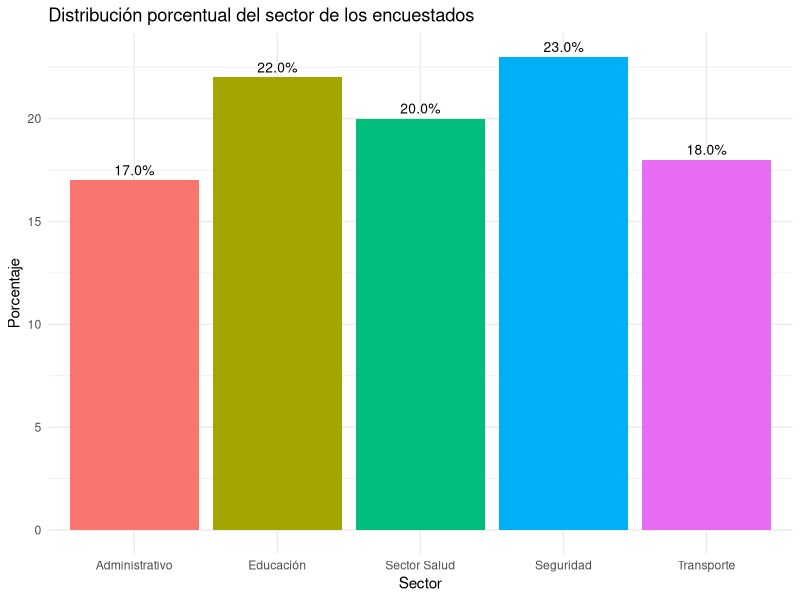
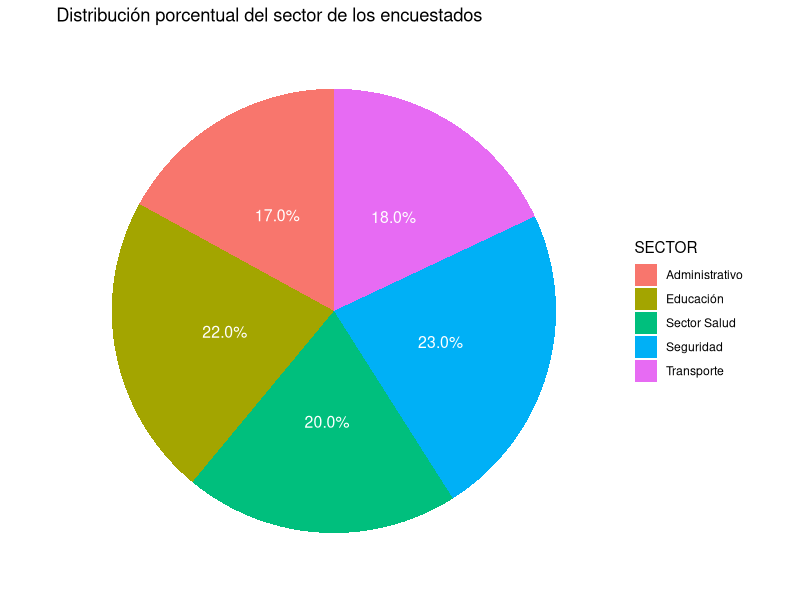
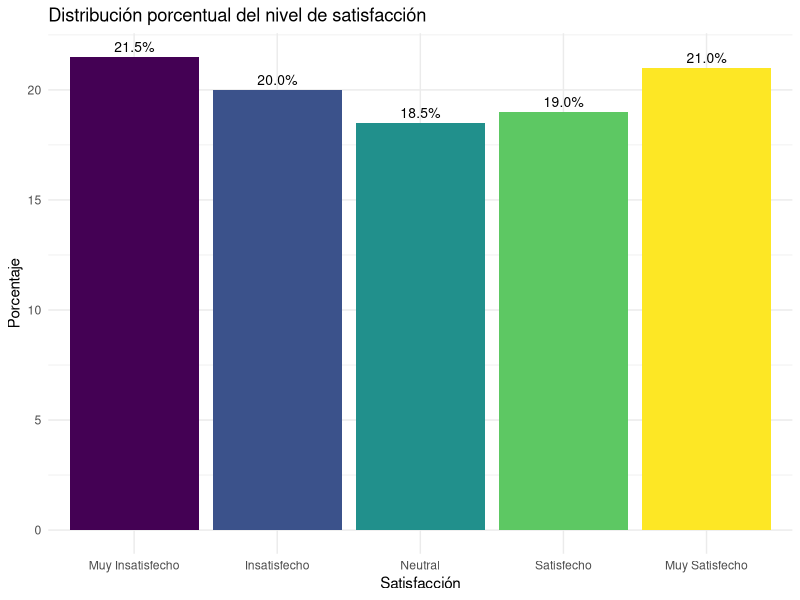
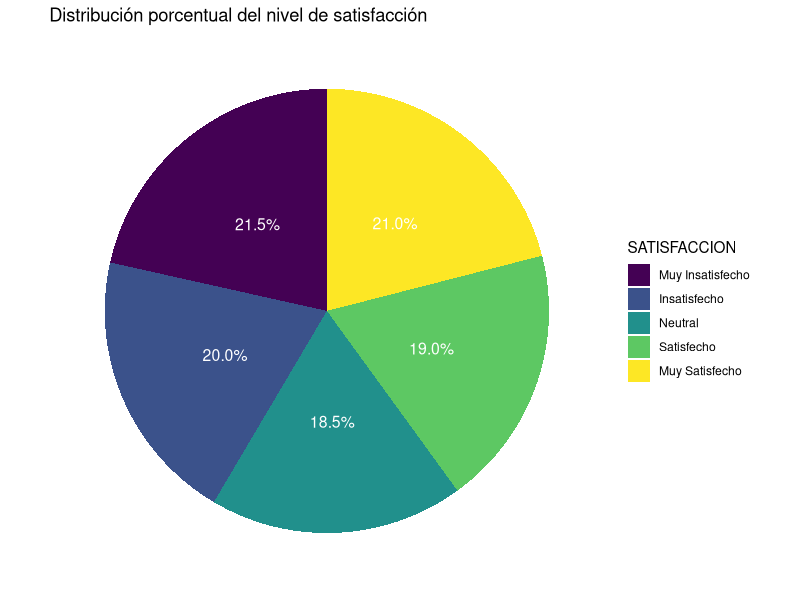
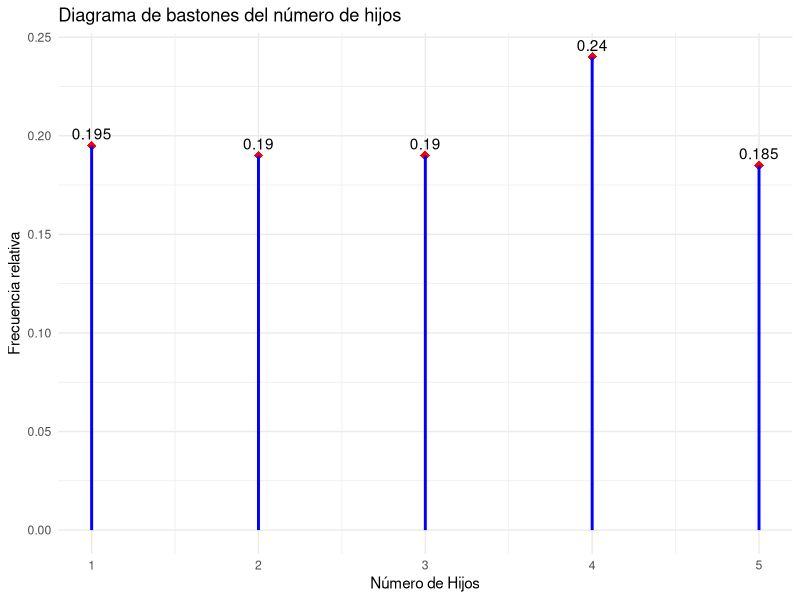
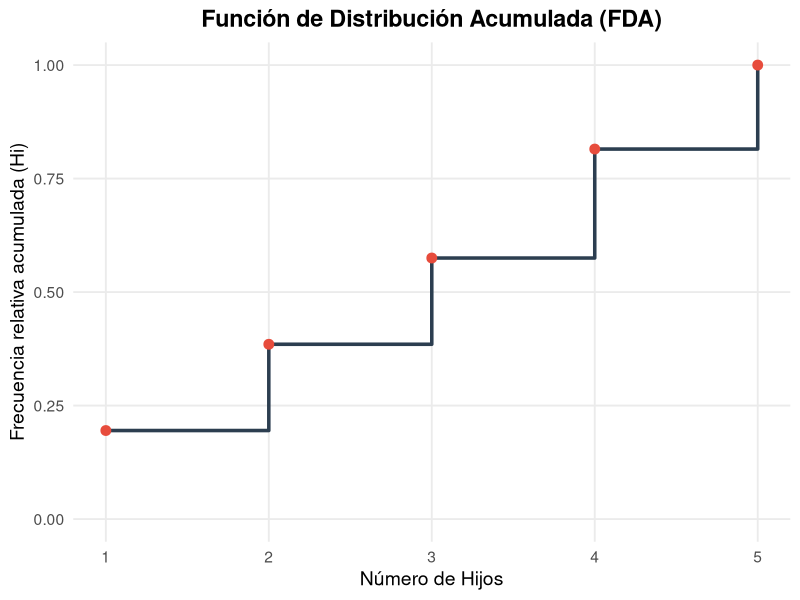

These figures' R source, in order: (Note: this script raises an error after producing the figures.)
## ---- chunk 1
ipak <- function(pkg){
  
  # Definir repositorio CRAN (evita el error del mirror)
  options(repos = c(CRAN = "https://cloud.r-project.org"))
  
  # Identificar paquetes instalados
  installed <- rownames(installed.packages())
  
  # Identificar paquetes faltantes
  new.pkg <- setdiff(pkg, installed)
  
  # Instalar paquetes faltantes
  if(length(new.pkg) > 0){
    install.packages(new.pkg, dependencies = TRUE)
  }
  
  # Cargar paquetes sin mostrar mensajes
  invisible(lapply(pkg, function(p){
    suppressPackageStartupMessages(
      library(p, character.only = TRUE)
    )
  }))
}

# Crear la lista de los paquetes a utilizar
packages <- c("tidyverse", "kableExtra", "readxl")

# Instalar y cargar los paquetes del listado anterior
ipak(packages)
## ---- chunk 2


library(readxl)

Sector <- read_excel("datos/sector.xlsx") 

View(Sector)

## ---- chunk 3
head(Sector)
## ---- chunk 4
Sector %>% names %>% length()
## ---- chunk 5
names(Sector)
## ---- chunk 6
library(dplyr)

glimpse(Sector)
## ---- chunk 7
Sector$GENERO <- as.factor(Sector$SECTOR)
Sector$NIVEL <- factor(Sector$NIVEL, 
                              levels = c("Alta", "Media", "Baja"), ordered = TRUE)
Sector$SATISFACCION <- factor(Sector$SATISFACCION, 
                              levels = c("Muy Insatisfecho", "Insatisfecho", "Neutral", "Satisfecho", "Muy Satisfecho"), ordered = TRUE)
Sector$PARTICIPACION <- factor(Sector$PARTICIPACION, 
                              levels = c("Nunca", "Rara vez", "A veces", "Frecuentemente", "Siempre"), ordered = TRUE)

## ---- chunk 8
glimpse(Sector)
## ---- chunk 9
# Crear la tabla original
tabla <- tibble(Sector = Sector$SECTOR) %>% 
  group_by(Sector) %>% 
  summarise(fi = n()) %>%
  mutate(
    hi = round(fi / sum(fi), 4),
    Porcentaje = paste0(round(hi * 100, 2), "%")
  )

# Convertir columna a character
tabla <- tabla %>% 
  mutate(
    Sector = as.character(Sector)
  )

# Añadir fila de totales
totales <- tibble(
  Sector = "Total",
  fi = sum(tabla$fi),
  hi = round(sum(tabla$hi), 4),
  Porcentaje = paste0(round(sum(tabla$hi) * 100, 2), "%")
)

# Combinar tablas
tabla_final <- bind_rows(tabla, totales)

# Mostrar tabla final
tabla_final %>% 
  knitr::kable(
    col.names = c("Sector", "$f_i$", "$h_i$", "Porcentaje"),
    align = c("l", "c", "c", "c")
  )
## ---- chunk 10
# Cargar las librerías necesarias
library(ggplot2)
library(dplyr)
library(readxl)

# Calcular los porcentajes de cada categoría en la variable SECTOR
sector_counts <- Sector %>%
  dplyr::count(SECTOR) %>%
  mutate(porcentaje = n / sum(n) * 100)

# Crear el diagrama de barras
ggplot(sector_counts, aes(x = SECTOR, y = porcentaje, fill = SECTOR)) +
  geom_bar(stat = "identity") +
  labs(
    title = "Distribución porcentual del sector de los encuestados",
    x = "Sector",
    y = "Porcentaje"
  ) +
  theme_minimal() +
  theme(legend.position = "none") +
  geom_text(
    aes(label = sprintf("%.1f%%", porcentaje)),
    vjust = -0.5,
    color = "black",
    size = 3.5
  )
## ---- chunk 11
# Cargar las librerías necesarias
library(ggplot2)
library(dplyr)
library(readxl)

# Calcular los porcentajes de cada categoría en la variable SECTOR
sector_counts <- Sector %>%
  dplyr::count(SECTOR) %>%
  mutate(porcentaje = n / sum(n) * 100)

# Crear el diagrama circular
ggplot(sector_counts, aes(x = "", y = porcentaje, fill = SECTOR)) +
  geom_bar(stat = "identity", width = 1) +
  coord_polar("y") +
  labs(
    title = "Distribución porcentual del sector de los encuestados"
  ) +
  theme_minimal() +
  theme(
    axis.title.x = element_blank(),
    axis.title.y = element_blank(),
    panel.grid = element_blank(),
    axis.text.x = element_blank()
  ) +
  geom_text(
    aes(label = sprintf("%.1f%%", porcentaje)),
    position = position_stack(vjust = 0.5),
    color = "white",
    size = 4
  )
## ---- chunk 12
# Crear la tabla original
tabla <- tibble(Satisfaccion = Sector$SATISFACCION) %>% 
  group_by(Satisfaccion) %>% 
  summarise(fi = n()) %>%
  mutate(
    hi = round(fi / sum(fi), 4),
    Porcentaje = paste0(round(hi * 100, 2), "%")
  )

# Convertir las columnas a character
tabla <- tabla %>% 
  mutate(
    Satisfaccion = as.character(Satisfaccion)
  )

# Añadir la fila de totales
totales <- tibble(
  Satisfaccion = "Total",
  fi = sum(tabla$fi),
  hi = round(sum(tabla$hi), 4),
  Porcentaje = paste0(round(sum(tabla$hi) * 100, 2), "%")
)

# Combinar tablas
tabla_final <- bind_rows(tabla, totales)

# Mostrar la tabla final
tabla_final %>% 
  knitr::kable(
    col.names = c("Satisfacción", "$f_i$", "$h_i$", "Porcentaje"),
    align = c("l", "c", "c", "c")
  )
## ---- chunk 13
# Cargar las librerías necesarias
library(ggplot2)
library(dplyr)
library(readxl)

# Calcular los porcentajes de cada categoría en la variable SATISFACCION
satisfaccion_counts <- Sector %>%
  dplyr::count(SATISFACCION) %>%
  mutate(porcentaje = n / sum(n) * 100)

# Crear el diagrama de barras
ggplot(satisfaccion_counts, aes(x = SATISFACCION, y = porcentaje, fill = SATISFACCION)) +
  geom_bar(stat = "identity") +
  labs(
    title = "Distribución porcentual del nivel de satisfacción",
    x = "Satisfacción",
    y = "Porcentaje"
  ) +
  theme_minimal() +
  theme(legend.position = "none") +
  geom_text(
    aes(label = sprintf("%.1f%%", porcentaje)),
    vjust = -0.5,
    color = "black",
    size = 3.5
  )
## ---- chunk 14
# Cargar las librerías necesarias
library(ggplot2)
library(dplyr)
library(readxl)

# Calcular los porcentajes de cada categoría en la variable SATISFACCION
satisfaccion_counts <- Sector %>%
  dplyr::count(SATISFACCION) %>%
  mutate(porcentaje = n / sum(n) * 100)

# Crear el diagrama circular
ggplot(satisfaccion_counts, aes(x = "", y = porcentaje, fill = SATISFACCION)) +
  geom_bar(stat = "identity", width = 1) +
  coord_polar("y") +
  labs(
    title = "Distribución porcentual del nivel de satisfacción"
  ) +
  theme_minimal() +
  theme(
    axis.title.x = element_blank(),
    axis.title.y = element_blank(),
    panel.grid = element_blank(),
    axis.text.x = element_blank()
  ) +
  geom_text(
    aes(label = sprintf("%.1f%%", porcentaje)),
    position = position_stack(vjust = 0.5),
    color = "white",
    size = 4
  )
## ---- chunk 15
# Crear la tabla original
tabla <- tibble(Hijos = Sector$HIJOS) %>% 
  group_by(Hijos) %>% 
  summarise(fi = n()) %>%
  mutate(
    hi = round(fi / sum(fi), 4),
    Porcentaje = paste0(round(hi * 100, 2), "%"),
    Fi = cumsum(fi),
    Hi = cumsum(hi)
  )

# Convertir columnas a character
tabla <- tabla %>% 
  mutate(
    Hijos = as.character(Hijos),
    Fi = as.character(Fi),
    Hi = as.character(Hi)
  )

# Añadir fila de totales
totales <- tibble(
  Hijos = "Total",
  fi = sum(tabla$fi),
  hi = round(sum(tabla$hi), 4),
  Porcentaje = paste0(round(sum(tabla$hi) * 100, 2), "%"),
  Fi = "",
  Hi = ""
)

# Combinar tablas
tabla_final <- bind_rows(tabla, totales)

# Mostrar tabla final
tabla_final %>% 
  knitr::kable(
    col.names = c("Número de Hijos", "fi", "hi", "Porcentaje", "Fi", "Hi"),
    align = c("l", "r", "r", "r", "r", "r")
  )
## ---- chunk 16
# Cargar librerías necesarias
library(ggplot2)
library(dplyr)

# Crear tabla de frecuencias para HIJOS
tabla_hijos <- Sector %>%
  count(HIJOS) %>%
  mutate(
    hi = round(n / sum(n), 4)
  )

# Gráfico de bastones
ggplot(tabla_hijos, aes(x = HIJOS, y = hi)) +
  geom_point(shape = 18, color = "red", size = 3) +
  geom_segment(aes(xend = HIJOS, yend = 0),
               linewidth = 1,
               color = "blue") +
  labs(
    x = "Número de Hijos",
    y = "Frecuencia relativa",
    title = "Diagrama de bastones del número de hijos"
  ) +
  theme_minimal() +
  geom_text(
    aes(label = hi),
    vjust = -0.5
  )
## ---- chunk 17
# Cargar librerías
library(ggplot2)
library(dplyr)
library(tibble)

# Crear tabla de frecuencias acumuladas para HIJOS
df <- Sector %>%
  count(HIJOS) %>%
  mutate(
    hi = n / sum(n),
    Hi = cumsum(hi)
  )

# Gráfica de función de distribución acumulada
ggplot(df, aes(x = HIJOS, y = Hi)) +
  geom_step(color = "#2C3E50", linewidth = 1.2) +
  geom_point(color = "#E74C3C", size = 3) +
  scale_x_continuous(breaks = df$HIJOS) +
  scale_y_continuous(limits = c(0, 1)) +
  labs(
    title = "Función de Distribución Acumulada (FDA)",
    x = "Número de Hijos",
    y = "Frecuencia relativa acumulada (Hi)"
  ) +
  theme_minimal(base_size = 14) +
  theme(
    plot.title = element_text(face = "bold", hjust = 0.5),
    panel.grid.minor = element_blank()
  )
## ---- chunk 18
Min <- min(Sector$EDAD)
Min
## ---- chunk 19
Max <- max(Sector$EDAD)
Max
## ---- chunk 20
R <- Max-Min
R
## ---- chunk 21
m <- ceiling(1 + 3.322*log10(nrow(deporte)))
m
## ---- chunk 22
A <- ceiling((R/m) * 1) / 1
A
## ---- chunk 23
RC <- A*m
RC
## ---- chunk 24
D <- RC-R
D
## ---- chunk 25
Xmin <- Min-4
Xmin
## ---- chunk 26
Xmax <- Max+4
Xmax
## ---- chunk 27
library(dplyr)
library(kableExtra)

m1 <- (Xmin+(Xmin+A))/2

interv = cut(x = Sector$EDAD, breaks = seq(Xmin, Xmax, by = A), include.lowest = TRUE)

tabla <- tibble(Edad = interv) %>% 
  group_by(Edad) %>% 
  summarise(fi = n()) %>% 
  mutate(hi = fi / sum(fi)) %>% 
  mutate(
    mi = seq(m1, by = A, length.out = n()) %>% as.character(),
  Fi = cumsum(fi) %>% as.character(),
  Hi = cumsum(fi / sum(fi)) %>% as.character()
  ) %>% 
  relocate(Edad, mi, fi)
  

# Agregar la fila total con casillas en blanco
tabla <- tabla %>% 
  add_row(Edad = "Total", mi = "", fi = sum(tabla$fi), hi = sum(tabla$hi), Fi = "", Hi = "")

# Generar la tabla con knitr::kable y agregar título
tabla %>% 
  knitr::kable(
    col.names = c("Edad", "mi", "fi", "hi", "Fi", "Hi"), 
    align = c("l", "r", "r", "r", "r", "r")
  ) %>% 
  kableExtra::kable_styling(full_width = FALSE) %>% 
  kableExtra::add_header_above(c("Distribuciones de frecuencias para la variable Edad" = 6))
## ---- chunk 28
# Librerías
library(ggplot2)

# Dataframe (tus datos)
edad <- data.frame(
  li = c(26, 31, 36, 41, 46, 51, 56, 61, 66, 71),
  ls = c(31, 36, 41, 46, 51, 56, 61, 66, 71, 76),
  fi = c(29, 127, 143, 33, 33, 36, 34, 32, 31, 2)
)

# Histograma real con intervalos
ggplot(edad) +
  geom_rect(aes(
    xmin = li,
    xmax = ls,
    ymin = 0,
    ymax = fi
  ),
  fill = "steelblue",
  color = "black"
  ) +
  labs(
    title = "Histograma de la edad de los trabajadores",
    x = "Edad",
    y = "Frecuencia"
  ) +
  theme_minimal(base_size = 14) +
  theme(
    plot.title = element_text(hjust = 0.5, face = "bold")
  )
## ---- chunk 29
library(dplyr)
library(ggplot2)
library(tibble)

edad <- tibble(
  li = c(26, 31, 36, 41, 46, 51, 56, 61, 66, 71),
  ls = c(31, 36, 41, 46, 51, 56, 61, 66, 71, 76),
  fi = c(29, 127, 143, 33, 33, 36, 34, 32, 31, 2)
)

# Calcular acumuladas
edad <- edad %>% 
  mutate(
    Fi = cumsum(fi),
    Hi = Fi / sum(fi)
  )

# Graficar ojiva
ggplot(edad, aes(x = ls, y = Hi)) +
  geom_line(color = "blue", size = 1) +
  geom_point(color = "red", size = 2) +
  labs(
    title = "Ojiva de la edad de los trabajadores",
    x = "Edad (límite superior del intervalo)",
    y = "Frecuencia acumulada relativa"
  ) +
  scale_y_continuous(labels = scales::percent) +
  theme_minimal()
## ---- chunk 30
# Librerías
library(dplyr)

edad <- data.frame(
  mi = c(28.5, 33.5, 38.5, 43.5, 48.5, 53.5, 58.5, 63.5, 68.5, 73.5),
  fi = c(29, 127, 143, 33, 33, 36, 34, 32, 31, 2)
)

edad_expandida <- edad %>%
  slice(rep(1:n(), fi))

dens <- density(edad_expandida$mi)

plot(dens,
     main = "Densidad",
     xlab = "Edad",
     ylab = "Densidad",
     col = "red",
     lwd = 2)

polygon(dens, col = rgb(1, 0, 0, 0.5), border = "red")
